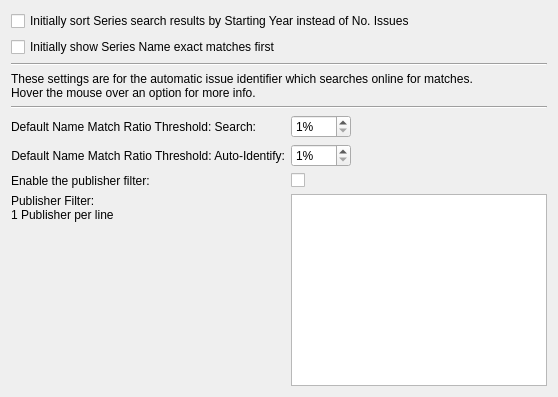
       <widget class="QWidget" name="tSearching">
        <attribute name="title">
         <string>Searching</string>
        </attribute>
        <layout class="QGridLayout" name="gridLayout_3">
         <item row="3" column="0">
          <widget class="Line" name="line_5">
           <property name="orientation">
            <enum>Qt::Horizontal</enum>
           </property>
          </widget>
         </item>
         <item row="6" column="0">
          <layout class="QFormLayout" name="formLayout_2">
           <property name="fieldGrowthPolicy">
            <enum>QFormLayout::AllNonFixedFieldsGrow</enum>
           </property>
           <item row="0" column="0">
            <widget class="QLabel" name="label_3">
             <property name="toolTip">
              <string/>
             </property>
             <property name="text">
              <string>Default Name Match Ratio Threshold: Search:</string>
             </property>
             <property name="buddy">
              <cstring>sbNameMatchSearchThresh</cstring>
             </property>
            </widget>
           </item>
           <item row="1" column="0">
            <widget class="QLabel" name="label">
             <property name="text">
              <string>Default Name Match Ratio Threshold: Auto-Identify:</string>
             </property>
             <property name="alignment">
              <set>Qt::AlignRight|Qt::AlignTrailing|Qt::AlignVCenter</set>
             </property>
             <property name="buddy">
              <cstring>sbNameMatchIdentifyThresh</cstring>
             </property>
            </widget>
           </item>
           <item row="2" column="0">
            <widget class="QLabel" name="label_9">
             <property name="text">
              <string>Enable the publisher filter:</string>
             </property>
             <property name="buddy">
              <cstring>cbxUseFilter</cstring>
             </property>
            </widget>
           </item>
           <item row="2" column="1">
            <widget class="QCheckBox" name="cbxUseFilter">
             <property name="toolTip">
              <string>&lt;html&gt;&lt;head/&gt;&lt;body&gt;&lt;p&gt;Applies the &lt;span style=&quot; font-weight:600;&quot;&gt;Publisher Filter&lt;/span&gt; on all searches.&lt;br/&gt;The search window has a dynamic toggle to show the unfiltered results.&lt;/p&gt;&lt;/body&gt;&lt;/html&gt;</string>
             </property>
             <property name="text">
              <string/>
             </property>
            </widget>
           </item>
           <item row="3" column="0">
            <widget class="QLabel" name="label_4">
             <property name="text">
              <string>Publisher Filter:
1 Publisher per line</string>
             </property>
             <property name="alignment">
              <set>Qt::AlignLeading|Qt::AlignLeft|Qt::AlignTop</set>
             </property>
             <property name="buddy">
              <cstring>tePublisherFilter</cstring>
             </property>
            </widget>
           </item>
           <item row="3" column="1">
            <widget class="QPlainTextEdit" name="tePublisherFilter">
             <property name="sizePolicy">
              <sizepolicy hsizetype="Expanding" vsizetype="Expanding">
               <horstretch>0</horstretch>
               <verstretch>0</verstretch>
              </sizepolicy>
             </property>
            </widget>
           </item>
           <item row="0" column="1">
            <widget class="QSpinBox" name="sbNameMatchSearchThresh">
             <property name="maximumSize">
              <size>
               <width>60</width>
               <height>16777215</height>
              </size>
             </property>
             <property name="suffix">
              <string>%</string>
             </property>
             <property name="minimum">
              <number>1</number>
             </property>
             <property name="maximum">
              <number>100</number>
             </property>
            </widget>
           </item>
           <item row="1" column="1">
            <widget class="QSpinBox" name="sbNameMatchIdentifyThresh">
             <property name="maximumSize">
              <size>
               <width>60</width>
               <height>16777215</height>
              </size>
             </property>
             <property name="suffix">
              <string>%</string>
             </property>
             <property name="minimum">
              <number>1</number>
             </property>
             <property name="maximum">
              <number>100</number>
             </property>
            </widget>
           </item>
          </layout>
         </item>
         <item row="4" column="0">
          <widget class="QLabel" name="label_5">
           <property name="text">
            <string>These settings are for the automatic issue identifier which searches online for matches.
Hover the mouse over an option for more info.</string>
           </property>
           <property name="wordWrap">
            <bool>true</bool>
           </property>
          </widget>
         </item>
         <item row="5" column="0">
          <widget class="Line" name="line_2">
           <property name="orientation">
            <enum>Qt::Horizontal</enum>
           </property>
          </widget>
         </item>
         <item row="1" column="0">
          <widget class="QCheckBox" name="cbxExactMatches">
           <property name="text">
            <string>Initially show Series Name exact matches first</string>
           </property>
          </widget>
         </item>
         <item row="0" column="0">
          <widget class="QCheckBox" name="cbxSortByYear">
           <property name="text">
            <string>Initially sort Series search results by Starting Year instead of No. Issues</string>
           </property>
          </widget>
         </item>
        </layout>
       </widget>
